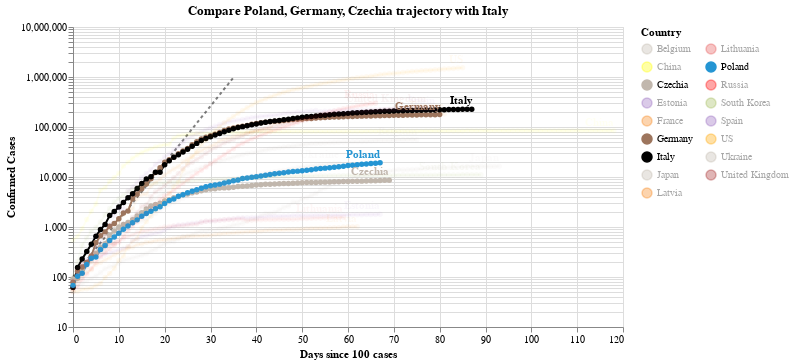

The notebook cell saved with this chart:
### Code cell
#hide_input
chart2 = make_since_chart(dff2,['Poland', 'Germany', 'Czechia'], baseline_countries)
chart2

### Figure 1 — Vega-Lite specification as saved in the notebook (floating-point values rounded to 4 significant figures; data arrays with more than 128 entries replaced by an {"elided": "..."} marker saying what was removed)
{"config": {"view": {"continuousWidth": 400, "continuousHeight": 300}}, "layer": [{"data": {"name": "data-628230001892d6798b50651be41d1b3e"}, "mark": {"type": "line", "color": "black", "opacity": 0.5, "strokeDash": [3, 3]}, "encoding": {"x": {"type": "quantitative", "field": "Days since 100 cases"}, "y": {"type": "quantitative", "field": "Confirmed Cases"}}}, {"data": {"name": "data-93d74d0078b83133ea76f4f7e6157b41"}, "mark": {"type": "line", "point": true}, "encoding": {"color": {"type": "nominal", "field": "Country", "legend": {"columns": 2}, "scale": {"domain": ["Belgium", "China", "Czechia", "Estonia", "France", "Germany", "Italy", "Japan", "Latvia", "Lithuania", "Poland", "Russia", "South Korea", "Spain", "US", "Ukraine", "United Kingdom"], "range": ["#C1B7AD", "yellow", "#C1B7AD", "#9467bd", "#F58518", "#9D755D", "black", "#C1B7AD", "#F58518", "#E45756", "#2495D3", "red", "#A1BA59", "#9467bd", "orange", "#C1B7AD", "brown"]}}, "opacity": {"condition": {"value": 1, "selection": "selector002"}, "value": 0.05}, "tooltip": [{"type": "nominal", "field": "Country"}, {"type": "temporal", "field": "Date"}, {"type": "quantitative", "field": "Confirmed Cases"}, {"type": "quantitative", "field": "Days since 100 cases"}], "x": {"type": "quantitative", "field": "Days since 100 cases"}, "y": {"type": "quantitative", "field": "Confirmed Cases", "scale": {"type": "log"}}}, "selection": {"selector002": {"type": "multi", "fields": ["Country"], "bind": "legend", "init": [{"Country": "Poland"}, {"Country": "Germany"}, {"Country": "Czechia"}, {"Country": "Italy"}]}}, "width": 550}, {"data": {"name": "data-93d74d0078b83133ea76f4f7e6157b41"}, "mark": {"type": "text", "align": "right", "dy": -8, "fontWeight": "bold"}, "encoding": {"color": {"type": "nominal", "field": "Country", "legend": {"columns": 2}, "scale": {"domain": ["Belgium", "China", "Czechia", "Estonia", "France", "Germany", "Italy", "Japan", "Latvia", "Lithuania", "Poland", "Russia", "South Korea", "Spain", "US", "Ukraine", "United Kingdom"], "range": ["#C1B7AD", "yellow", "#C1B7AD", "#9467bd", "#F58518", "#9D755D", "black", "#C1B7AD", "#F58518", "#E45756", "#2495D3", "red", "#A1BA59", "#9467bd", "orange", "#C1B7AD", "brown"]}}, "opacity": {"condition": {"value": 1, "selection": "selector002"}, "value": 0.05}, "text": {"type": "nominal", "field": "Country"}, "tooltip": [{"type": "nominal", "field": "Country"}, {"type": "temporal", "field": "Date"}, {"type": "quantitative", "field": "Confirmed Cases"}, {"type": "quantitative", "field": "Days since 100 cases"}], "x": {"type": "quantitative", "field": "Days since 100 cases"}, "y": {"type": "quantitative", "field": "Confirmed Cases", "scale": {"type": "log"}}}, "transform": [{"filter": "(datum['Date'] >= 1589846400000)"}], "width": 550}], "title": "Compare Poland, Germany, Czechia trajectory with Italy", "$schema": "https://vega.github.io/schema/vega-lite/v4.0.2.json", "datasets": {"data-628230001892d6798b50651be41d1b3e": [{"Days since 100 cases": 0, "Confirmed Cases": 100.0}, {"Days since 100 cases": 1, "Confirmed Cases": 130.0}, {"Days since 100 cases": 2, "Confirmed Cases": 169.0}, {"Days since 100 cases": 3, "Confirmed Cases": 219.7}, {"Days since 100 cases": 4, "Confirmed Cases": 285.6}, {"Days since 100 cases": 5, "Confirmed Cases": 371.3}, {"Days since 100 cases": 6, "Confirmed Cases": 482.7}, {"Days since 100 cases": 7, "Confirmed Cases": 627.5}, {"Days since 100 cases": 8, "Confirmed Cases": 815.7}, {"Days since 100 cases": 9, "Confirmed Cases": 1060.0}, {"Days since 100 cases": 10, "Confirmed Cases": 1379.0}, {"Days since 100 cases": 11, "Confirmed Cases": 1792.0}, {"Days since 100 cases": 12, "Confirmed Cases": 2330.0}, {"Days since 100 cases": 13, "Confirmed Cases": 3029.0}, {"Days since 100 cases": 14, "Confirmed Cases": 3937.0}, {"Days since 100 cases": 15, "Confirmed Cases": 5119.0}, {"Days since 100 cases": 16, "Confirmed Cases": 6654.0}, {"Days since 100 cases": 17, "Confirmed Cases": 8650.0}, {"Days since 100 cases": 18, "Confirmed Cases": 11250.0}, {"Days since 100 cases": 19, "Confirmed Cases": 14620.0}, {"Days since 100 cases": 20, "Confirmed Cases": 19000.0}, {"Days since 100 cases": 21, "Confirmed Cases": 24710.0}, {"Days since 100 cases": 22, "Confirmed Cases": 32120.0}, {"Days since 100 cases": 23, "Confirmed Cases": 41750.0}, {"Days since 100 cases": 24, "Confirmed Cases": 54280.0}, {"Days since 100 cases": 25, "Confirmed Cases": 70560.0}, {"Days since 100 cases": 26, "Confirmed Cases": 91730.0}, {"Days since 100 cases": 27, "Confirmed Cases": 119300.0}, {"Days since 100 cases": 28, "Confirmed Cases": 155000.0}, {"Days since 100 cases": 29, "Confirmed Cases": 201500.0}, {"Days since 100 cases": 30, "Confirmed Cases": 262000.0}, {"Days since 100 cases": 31, "Confirmed Cases": 340600.0}, {"Days since 100 cases": 32, "Confirmed Cases": 442800.0}, {"Days since 100 cases": 33, "Confirmed Cases": 575600.0}, {"Days since 100 cases": 34, "Confirmed Cases": 748300.0}, {"Days since 100 cases": 35, "Confirmed Cases": 972800.0}], "data-93d74d0078b83133ea76f4f7e6157b41": {"elided": "1329 records"}}}
